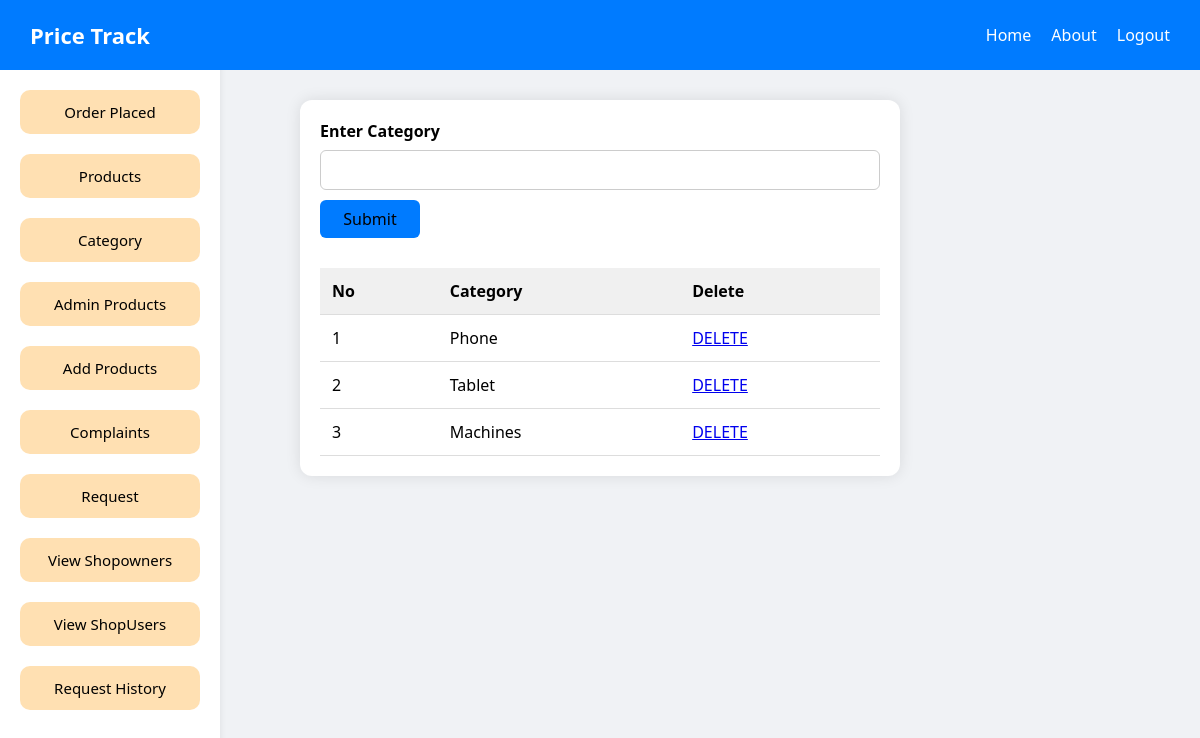
Page /product/category (signed in) on the committed database.
### products/models.py (models this page shows, shortened)
class Category(models.Model):
    name = models.CharField(max_length=20,unique=True)

### products/views.py (the view)
# urls.py: path('category',views.category),
def category(request):
    if request.method == 'POST':
        name = request.POST.get('category')
        if name:
            name = name.strip().capitalize()
            Category.objects.get_or_create(name=name)
    obs = Category.objects.all()
    return render(request, 'category.html',{'ob':obs})

### products/templates/category.html (shortened to what this page needs)
{% extends 'layout.html' %}
{% load static %}
{% block extra_head %}
<link rel="stylesheet" href="{% static 'products/category.css' %}">
{% endblock %}
{% block content %}
{% include 'side.html' %}
<div class="cont">
    <form method="post">
        <label for="category">Enter Category</label>
        <input type="text" name="category" id="category" required>
        <button type="submit">Submit</button>
    </form>
    <table>
        <thead>
            <tr>
                <th>No</th>
                <th>Category</th>
                <th>Delete</th>
            </tr>
        </thead>
        <tbody>
           {% for ob in ob %}
            <tr>
                <td>{{ forloop.counter }}</td>
                <td>{{ ob.name }}</td>
                <td><a href="/product/delete_cat/{{ ob.id}}/" onclick="return confirm('Are you sure to delete this category?')">
                    DELETE
                </a></td>
            </tr>
            {% empty %}
            <tr>
                <td colspan="2">No categories added yet.</td>
            </tr>
            {% endfor %}
        </tbody>
    </table>
</div>
{% endblock %}

### users/static/layout.css (style rules this page uses)
* { margin: 0; padding: 0; font-family: -apple-system, BlinkMacSystemFont, "Segoe UI", Roboto, Oxygen, Ubuntu, Cantarell, "Open Sans", "Helvetica Neue", sans-serif; box-sizing: border-box; }
body { background-color: #f4f7fa; }

### products/static/products/category.css (style rules this page uses)
.cont { max-width: 600px; margin: 40px auto; padding: 20px; background: #fff; border-radius: 12px; box-shadow: 0 0 15px rgba(0, 0, 0, 0.1); }
form { display: flex; flex-direction: column; margin-bottom: 30px; }
label { font-weight: bold; margin-bottom: 8px; }
input[type="text"] { padding: 8px 10px; font-size: 16px; margin-bottom: 10px; border: 1px solid #ccc; border-radius: 6px; }
button { width: 100px; padding: 8px; font-size: 16px; background-color: #007bff; border: none; border-radius: 6px; cursor: pointer; transition: background-color 0.3s ease; }
table { width: 100%; border-collapse: collapse; }
th, td { padding: 12px; text-align: left; border-bottom: 1px solid #ddd; }
thead { background-color: #f0f0f0; }

### users/static/side.css (style rules this page uses)
* { margin: 0; padding: 0; box-sizing: border-box; font-family: "Segoe UI", Roboto, Oxygen, Ubuntu, Cantarell, "Open Sans", sans-serif; }
body { background-color: #f0f2f5; min-height: 100vh; }

### rows in the picture
Category: name "Phone"
Category: name "Tablet"
Category: name "Machines"
